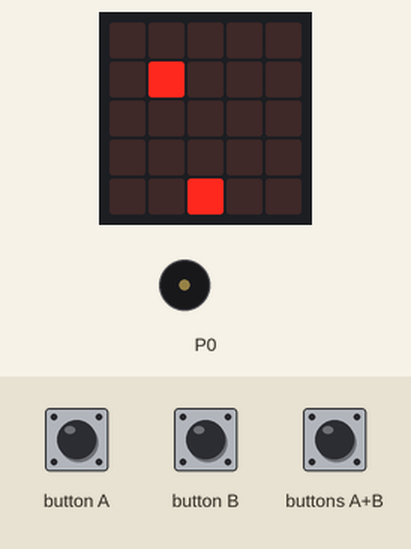
Recording of a program running on a simulated BBC micro:bit (MakeCode). Shown: the board's 5×5 LED display, buzzer (waves = sounding). Inputs (shaded band) come from the test bench. Random numbers come from a fixed seed; the short countdown, score and lost-life animations are approximate.

Above: at 1.2 s.
1.3 s: button B pressed for 0.15 s
At 3.0 s:
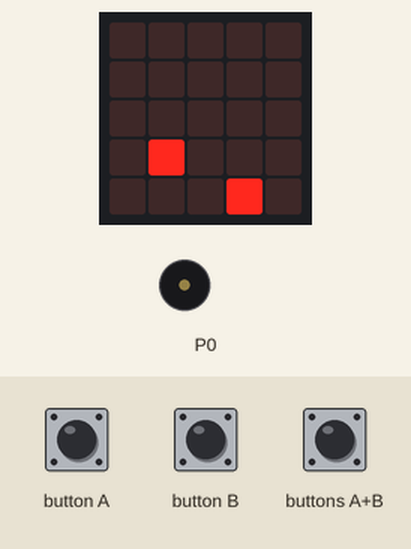
4.4 s: button A pressed for 0.15 s
At 6.2 s:
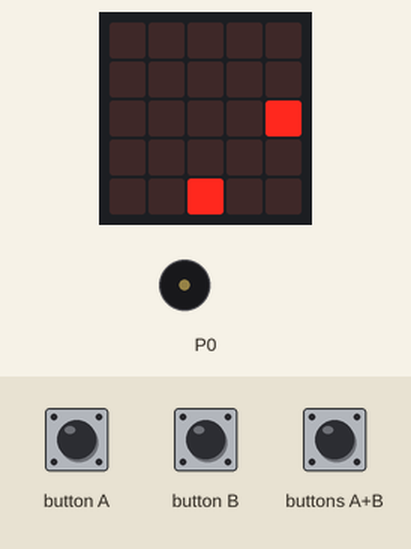
7.5 s: buttons A+B pressed for 0.15 s
At 7.75 s:
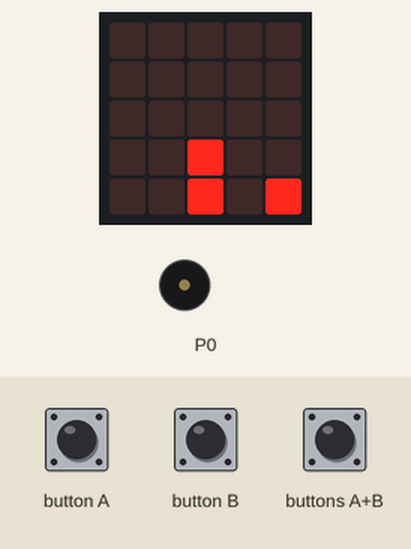
8.2 s: button A pressed for 0.15 s
At 8.84 s:
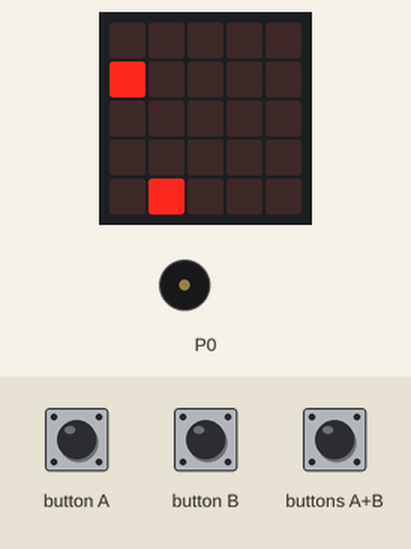
8.9 s: button B pressed for 0.15 s
At 10.4 s:
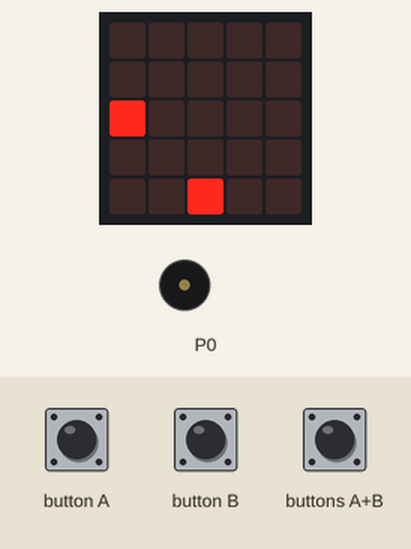
12.0 s: buttons A+B pressed for 1 s
At 14.4 s:
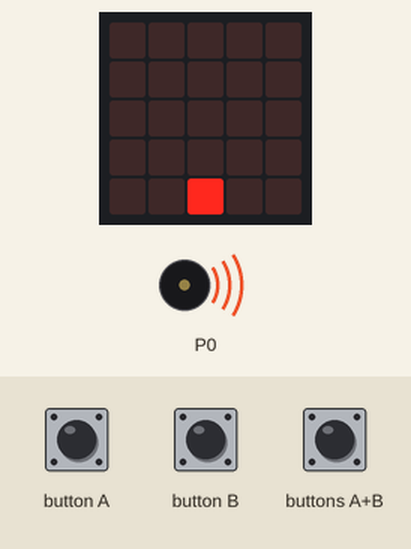
Timing chart, 0 to 22.6 s (numbered marks = the images above; inputs shaded):
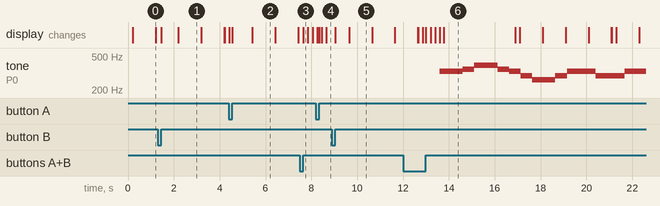

The program:

main.ts
```typescript
input.onButtonPressed(Button.A, function () {
    发射点.move(-1)
})
input.onButtonPressed(Button.AB, function () {
    子弹 = game.createSprite(发射点.get(LedSpriteProperty.X), 发射点.get(LedSpriteProperty.Y))
    for (let index = 0; index < 4; index++) {
        子弹.change(LedSpriteProperty.Y, -1)
        basic.pause(200)
        if (子弹.isTouching(变量)) {
            game.addScore(1)
            music.startMelody(music.builtInMelody(Melodies.Ode), MelodyOptions.Once)
            子弹.delete()
            变量.delete()
        }
    }
    if (子弹.get(LedSpriteProperty.Y) <= 0) {
        子弹.delete()
    }
})
input.onButtonPressed(Button.B, function () {
    发射点.move(1)
})
let 变量: game.LedSprite = null
let 子弹: game.LedSprite = null
let 发射点: game.LedSprite = null
发射点 = game.createSprite(2, 4)
game.setScore(0)
basic.forever(function () {
    变量 = game.createSprite(randint(0, 4), 0)
    basic.pause(200)
    变量.turn(Direction.Right, 90)
    for (let index = 0; index < 4; index++) {
        变量.move(1)
        basic.pause(1000)
    }
    if (变量.isTouching(发射点)) {
        music.startMelody(music.builtInMelody(Melodies.Funeral), MelodyOptions.Once)
        game.gameOver()
    } else if (变量.isTouchingEdge()) {
        变量.delete()
    }
})
```

test.ts
```typescript
// 在此处测试；当此软件包作为插件使用时，将不会编译此软件包。
```

Measured:
- after the input at 7.5 s, the display: changes after 0.15 s (image 3)
- after the input at 12.0 s, tone on P0: plays 330 Hz for 1.0 s, 349 Hz for 0.51 s, 392 Hz for 1.0 s, 349 Hz for 0.51 s, 330 Hz for 0.51 s, 294 Hz for 0.51 s … (11 notes in this stretch), starting after 1.6 s
- what the display in image 0 shows lasts 1.0 s, from 0.2 s to 1.2 s
